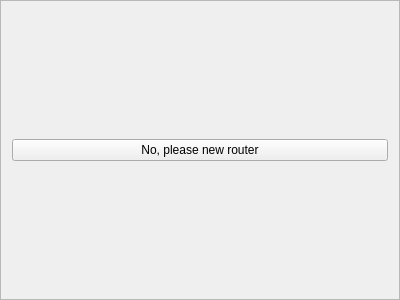
<?xml version="1.0" encoding="UTF-8"?>
<ui version="4.0">
 <class>frame</class>
 <widget class="QFrame" name="frame">
  <property name="geometry">
   <rect>
    <x>0</x>
    <y>0</y>
    <width>400</width>
    <height>300</height>
   </rect>
  </property>
  <property name="windowTitle">
   <string>Frame</string>
  </property>
  <property name="frameShape">
   <enum>QFrame::StyledPanel</enum>
  </property>
  <property name="frameShadow">
   <enum>QFrame::Raised</enum>
  </property>
  <layout class="QVBoxLayout" name="verticalLayout">
   <item>
    <widget class="QPushButton" name="buttonNo">
     <property name="text">
      <string>No, please new router</string>
     </property>
     <property name="UIText" stdset="0">
      <string>110004</string>
     </property>
    </widget>
   </item>
  </layout>
 </widget>
 <resources/>
 <connections/>
</ui>
